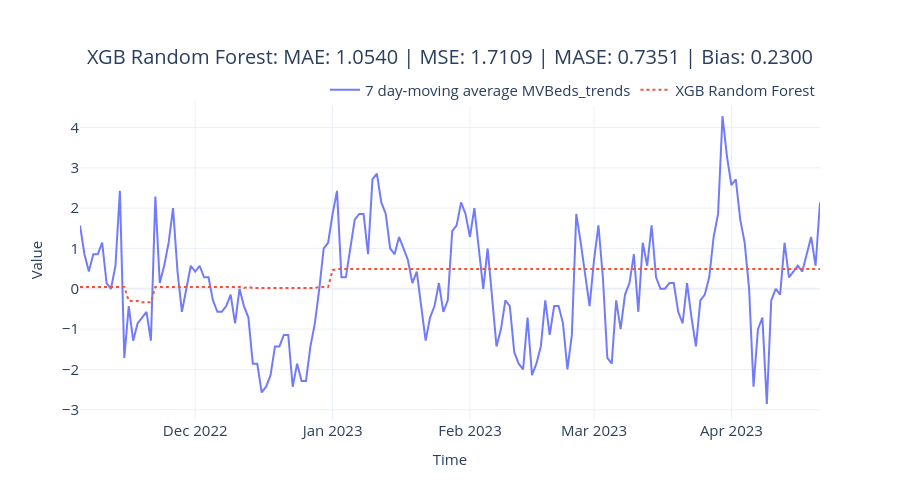

The notebook cell this image was saved under:
### Code cell
# Plot forecast
fig = plot_forecast(
    pred_df,
    forecast_columns=[XG_model_config.name],
    forecast_display_names=[XG_model_config.name],
)

fig = format_plot(
    fig,
    title=f"{XG_model_config.name}: MAE: {metrics['MAE']:.4f} | MSE: {metrics['MSE']:.4f} | MASE: {metrics['MASE']:.4f} | Bias: {metrics['Forecast Bias']:.4f}",
)
fig.update_xaxes(type="date", range=["2022-012-01", "2023-04-01"])
# fig.write_image("imgs/chapter_7/xgb.png")
fig.show()

### Figure 1 — Plotly figure (JSON) as saved in the notebook; plotly's stock layout.template omitted (floating-point values rounded to 4 significant figures; data arrays with more than 128 entries replaced by an {"elided": "..."} marker saying what was removed)
{"data": [{"line": {"color": "rgba(99,110,250,0.9)"}, "mode": "lines", "name": "7 day-moving average MVBeds_trends", "type": "scatter", "x": {"elided": "168 str values"}, "y": {"elided": "168 float values"}}, {"line": {"color": "rgba(239,85,59,1)", "dash": "dot"}, "mode": "lines", "name": "XGB Random Forest", "type": "scatter", "x": {"elided": "168 str values"}, "y": {"elided": "168 float values"}}], "layout": {"autosize": false, "height": 500, "legend": {"font": {"size": 15}, "orientation": "h", "title": {}, "x": 1, "xanchor": "right", "y": 0.98, "yanchor": "bottom"}, "title": {"font": {"size": 20}, "text": "XGB Random Forest: MAE: 1.0540 | MSE: 1.7109 | MASE: 0.7351 | Bias: 0.2300", "x": 0.5, "xanchor": "center", "yanchor": "top"}, "width": 900, "xaxis": {"range": ["2022-012-01", "2023-04-01"], "tickfont": {"size": 15}, "title": {"font": {"size": 15}, "text": "Time"}, "type": "date"}, "yaxis": {"tickfont": {"size": 15}, "title": {"font": {"size": 15}, "text": "Value"}}}}
